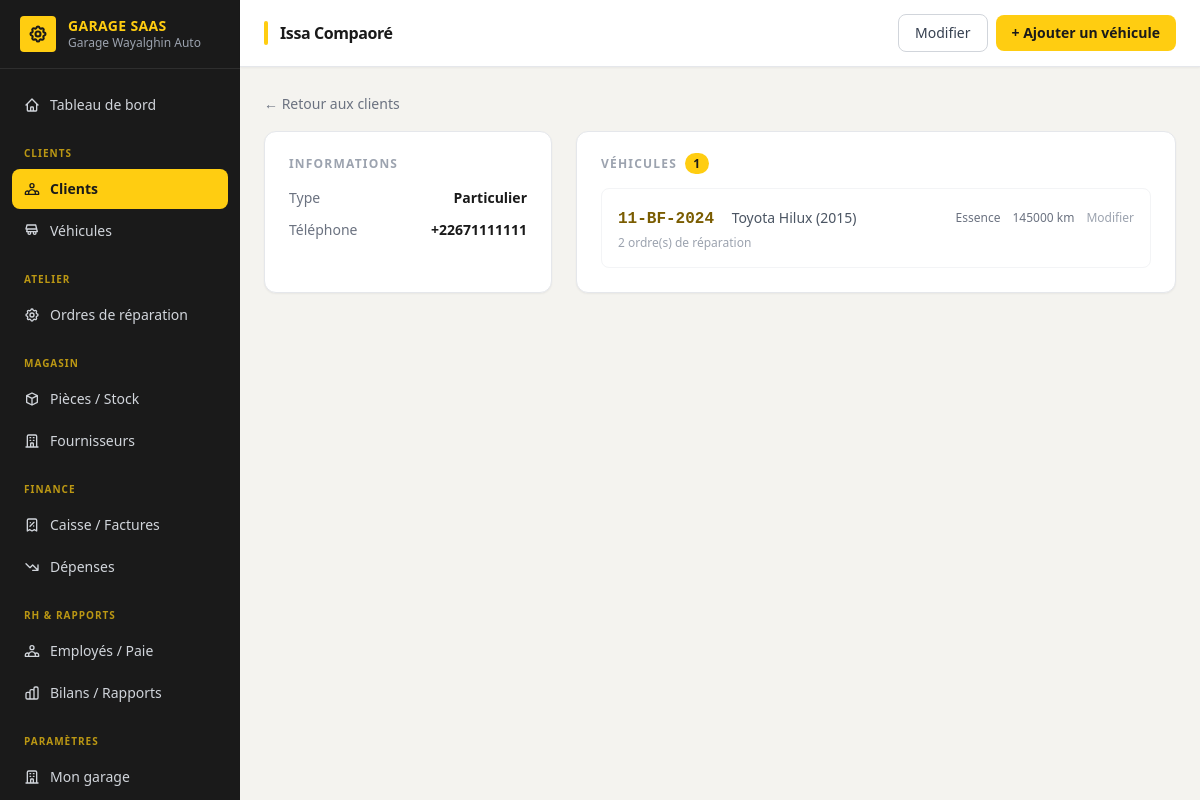
Page /clients/1/ (signed in) on the committed database.
### accounts/models.py (models this page shows, shortened)
class User(AbstractUser):
    ROLE_ADMIN = "admin"
    ROLE_RECEPTION = "reception"
    ROLE_MECHANIC = "mechanic"
    ROLE_CASHIER = "cashier"
    ROLE_STOREKEEPER = "storekeeper"
    ROLE_CHOICES = [
        (ROLE_ADMIN, "Administrateur garage"),
        (ROLE_RECEPTION, "Réceptionniste"),
        (ROLE_MECHANIC, "Mécanicien"),
        (ROLE_CASHIER, "Caissier"),
        (ROLE_STOREKEEPER, "Magasinier"),
    ]
    garage = models.ForeignKey(
        "tenants.Garage",
        on_delete=models.CASCADE,
        related_name="users",
        null=True,
        blank=True,
        help_text="Vide pour le staff plateforme (superuser).",
    )
    role = models.CharField(max_length=20, choices=ROLE_CHOICES, blank=True)
    phone = models.CharField(max_length=30, blank=True)
    @property
    def is_garage_admin(self):
        return self.role == self.ROLE_ADMIN

### tenants/models.py (models this page shows, shortened)
class Garage(TimeStampedModel):
    PLAN_CHOICES = [
        ("starter", "Starter"),
        ("pro", "Pro"),
        ("business", "Business"),
    ]
    name = models.CharField("Nom du garage", max_length=150)
    slug = models.SlugField(max_length=160, unique=True, blank=True)
    city = models.CharField("Ville", max_length=100, blank=True)
    phone = models.CharField("Téléphone", max_length=30, blank=True)
    whatsapp_number = models.CharField("Numéro WhatsApp", max_length=30, blank=True)
    email = models.EmailField(blank=True)
    address = models.CharField(max_length=255, blank=True)
    plan = models.CharField(max_length=20, choices=PLAN_CHOICES, default="starter")
    is_active = models.BooleanField(default=True)
    trial_ends_at = models.DateField(null=True, blank=True)
    logo = models.ImageField(
        "Logo",
        upload_to="garages/logos/",
        null=True,
        blank=True,
        help_text="Logo affiché dans l'interface du garage.",
    )
    faest_supplier_enabled = models.BooleanField(
        "Approvisionnement FAEST activé",
        default=False,
        help_text="Permet à ce garage de commander des pièces directement via FAEST depuis la plateforme.",
    )
    class Meta:
        verbose_name = "Garage"
        verbose_name_plural = "Garages"
        ordering = ["name"]

### clients/models.py (models this page shows, shortened)
class Client(TenantModel):
    TYPE_INDIVIDUAL = "individual"
    TYPE_COMPANY = "company"
    TYPE_CHOICES = [
        (TYPE_INDIVIDUAL, "Particulier"),
        (TYPE_COMPANY, "Entreprise"),
    ]
    client_type = models.CharField(max_length=20, choices=TYPE_CHOICES, default=TYPE_INDIVIDUAL)
    full_name = models.CharField("Nom / Raison sociale", max_length=150)
    phone = models.CharField(max_length=30)
    whatsapp_number = models.CharField(max_length=30, blank=True)
    email = models.EmailField(blank=True)
    address = models.CharField(max_length=255, blank=True)
    notes = models.TextField(blank=True)
    class Meta:
        ordering = ["full_name"]

class Vehicle(TenantModel):
    FUEL_CHOICES = [
        ("petrol", "Essence"),
        ("diesel", "Diesel"),
        ("hybrid", "Hybride"),
        ("electric", "Électrique"),
    ]
    client = models.ForeignKey(Client, on_delete=models.CASCADE, related_name="vehicles")
    plate_number = models.CharField("Immatriculation", max_length=30)
    make = models.CharField("Marque", max_length=60)
    model = models.CharField("Modèle", max_length=60)
    year = models.PositiveIntegerField(null=True, blank=True)
    fuel_type = models.CharField(max_length=20, choices=FUEL_CHOICES, default="petrol")
    vin = models.CharField("Numéro de châssis (VIN)", max_length=50, blank=True)
    mileage = models.PositiveIntegerField("Kilométrage actuel", default=0)
    color = models.CharField(max_length=40, blank=True)
    notes = models.TextField(blank=True)
    class Meta:
        ordering = ["plate_number"]
        constraints = [
            models.UniqueConstraint(
                fields=["garage", "plate_number"],
                name="unique_plate_per_garage",
            )
        ]

### clients/views.py (the view)
# urls.py: path('<int:pk>/', views.ClientDetailView.as_view(), name='client_detail'),
class ClientDetailView(GarageRequiredMixin, DetailView):
    model = Client
    template_name = 'clients/client_detail.html'
    context_object_name = 'client'

### core/models.py (called while the page is built)
    def for_garage(self, garage):
        return self.filter(garage=garage)

    def get_queryset(self):
        return TenantQuerySet(self.model, using=self._db)

### core/views.py (called while the page is built)
    def dispatch(self, request, *args, **kwargs):
        if not request.user.is_authenticated:
            return self.handle_no_permission()
        if getattr(request.user, 'garage', None) is None:
            return redirect('dashboard_home')
        return super().dispatch(request, *args, **kwargs)

    @property
    def garage(self):
        return self.request.user.garage

    def get_queryset(self):
        return super().get_queryset().for_garage(self.garage)

### clients/templates/clients/client_detail.html (shortened to what this page needs)
{% extends "dashboard/base.html" %}
{% block page_title %}{{ client.full_name }}{% endblock %}
{% block header_actions %}
  <a href="{% url 'client_update' client.pk %}" class="border border-gray-300 text-gray-700 text-sm px-4 py-2 rounded-lg hover:bg-gray-50 transition-colors font-medium">
    Modifier
  </a>
  <a href="{% url 'vehicle_create_for_client' client.pk %}" class="bg-[#FFCD11] text-[#1A1A1A] text-sm px-4 py-2 rounded-lg hover:bg-[#E6B800] transition-colors font-bold">
    + Ajouter un véhicule
  </a>
{% endblock %}
{% block content %}
<div class="mb-4">
  <a href="{% url 'client_list' %}" class="text-sm text-gray-500 hover:text-[#7A5C00] font-medium">← Retour aux clients</a>
</div>
<div class="grid grid-cols-1 lg:grid-cols-3 gap-6">
  <div class="bg-white rounded-xl shadow-sm border border-gray-200 p-6">
    <h2 class="text-xs font-bold text-gray-400 uppercase tracking-widest mb-4">Informations</h2>
    <dl class="space-y-3 text-sm">
      <div class="flex justify-between">
        <dt class="text-gray-500">Type</dt>
        <dd class="font-semibold text-[#1A1A1A]">{{ client.get_client_type_display }}</dd>
      </div>
      <div class="flex justify-between">
        <dt class="text-gray-500">Téléphone</dt>
        <dd class="font-semibold text-[#1A1A1A]">{{ client.phone }}</dd>
      </div>
    </dl>
  </div>
  <div class="lg:col-span-2 bg-white rounded-xl shadow-sm border border-gray-200 p-6">
    <div class="flex items-center justify-between mb-4">
      <h2 class="text-xs font-bold text-gray-400 uppercase tracking-widest">
        Véhicules
        <span class="ml-1 bg-[#FFCD11] text-[#1A1A1A] text-xs px-2 py-0.5 rounded-full font-black">{{ client.vehicles.count }}</span>
      </h2>
    </div>
    {% if client.vehicles.exists %}
    <div class="space-y-3">
      {% for vehicle in client.vehicles.all %}
      <div class="border border-gray-100 rounded-lg p-4 hover:border-[#FFCD11] hover:bg-[#FFFBE0] transition-colors">
        <div class="flex items-center justify-between">
          <div>
            <a href="{% url 'vehicle_detail' vehicle.pk %}" class="font-bold text-[#7A5C00] hover:underline font-mono">
              {{ vehicle.plate_number }}
            </a>
            <span class="text-gray-600 ml-2 text-sm">{{ vehicle.make }} {{ vehicle.model }}{% if vehicle.year %} ({{ vehicle.year }}){% endif %}</span>
          </div>
          <div class="flex items-center gap-3 text-xs text-gray-500">
            <span>{{ vehicle.get_fuel_type_display }}</span>
            <span>{{ vehicle.mileage|default:0 }} km</span>
            <a href="{% url 'vehicle_update' vehicle.pk %}" class="text-gray-400 hover:text-[#7A5C00] font-medium">Modifier</a>
          </div>
        </div>
        {% if vehicle.repair_orders.exists %}
        <p class="text-xs text-gray-400 mt-1">{{ vehicle.repair_orders.count }} ordre(s) de réparation</p>
        {% endif %}
      </div>
      {% endfor %}
    </div>
    {% else %}
    <p class="text-sm text-gray-400">Aucun véhicule enregistré pour ce client.</p>
    {% endif %}
  </div>
</div>
{% endblock %}

### dashboard/templates/dashboard/base.html (shortened to what this page needs)
<!DOCTYPE html>
<html lang="fr">
<head>
  <script src="https://cdn.tailwindcss.com"></script>
</head>
<body class="bg-[#F4F3EF] text-gray-900 min-h-screen flex">
  <aside class="w-60 bg-[#1A1A1A] text-white flex-shrink-0 flex flex-col fixed h-full z-10 overflow-y-auto">
    <div class="px-5 py-4 border-b border-[#2E2E2E] flex items-center gap-3 flex-shrink-0">
      {% if user.garage and user.garage.logo %}
        <img src="{{ user.garage.logo.url }}" alt="Logo"
             class="h-9 w-9 object-contain rounded bg-white p-0.5 flex-shrink-0">
      {% else %}
        <div class="h-9 w-9 rounded bg-[#FFCD11] flex items-center justify-center flex-shrink-0">
        </div>
      {% endif %}
      <div class="min-w-0">
        <div class="font-bold text-sm leading-tight text-[#FFCD11] tracking-wide">GARAGE SAAS</div>
        {% if user.garage %}
        <div class="text-gray-400 text-xs truncate">{{ user.garage.name }}</div>
        {% else %}
        <div class="text-gray-500 text-xs">Plateforme</div>
        {% endif %}
      </div>
    </div>
    <nav class="flex-1 px-3 py-4 space-y-0.5 text-sm">
      {% with n=request.resolver_match.url_name %}
      <a href="{% url 'dashboard_home' %}"
         class="flex items-center gap-2.5 px-3 py-2.5 rounded-lg transition-colors font-medium
                {% if n == 'dashboard_home' %}bg-[#FFCD11] text-[#1A1A1A]{% else %}text-gray-300 hover:bg-[#2A2A2A] hover:text-white{% endif %}">
        Tableau de bord
      </a>
      <div class="pt-4 pb-1 px-3 text-[10px] text-[#FFCD11] uppercase tracking-widest font-bold opacity-70">Clients</div>
      <a href="{% url 'client_list' %}"
         class="flex items-center gap-2.5 px-3 py-2.5 rounded-lg transition-colors
                {% if 'client' in n and 'vehicle' not in n %}bg-[#FFCD11] text-[#1A1A1A] font-semibold{% else %}text-gray-300 hover:bg-[#2A2A2A] hover:text-white{% endif %}">
        Clients
      </a>
      <a href="{% url 'vehicle_list' %}"
         class="flex items-center gap-2.5 px-3 py-2.5 rounded-lg transition-colors
                {% if 'vehicle' in n %}bg-[#FFCD11] text-[#1A1A1A] font-semibold{% else %}text-gray-300 hover:bg-[#2A2A2A] hover:text-white{% endif %}">
        <svg xmlns="http://www.w3.org/2000/svg" class="h-4 w-4 flex-shrink-0" fill="none" viewBox="0 0 24 24" stroke="currentColor" stroke-width="2">
          <path stroke-linecap="round" stroke-linejoin="round" d="M8 17a2 2 0 100-4 2 2 0 000 4zm8 0a2 2 0 100-4 2 2 0 000 4zM3 9l1.5-6h13L19 9m0 0H5m14 0l1 4H4l1-4" />
        </svg>
        Véhicules
      </a>
      <div class="pt-4 pb-1 px-3 text-[10px] text-[#FFCD11] uppercase tracking-widest font-bold opacity-70">Atelier</div>
      <a href="{% url 'order_list' %}"
         class="flex items-center gap-2.5 px-3 py-2.5 rounded-lg transition-colors
                {% if 'order' in n or 'task' in n or 'part_' in n %}bg-[#FFCD11] text-[#1A1A1A] font-semibold{% else %}text-gray-300 hover:bg-[#2A2A2A] hover:text-white{% endif %}">
        Ordres de réparation
      </a>
      <div class="pt-4 pb-1 px-3 text-[10px] text-[#FFCD11] uppercase tracking-widest font-bold opacity-70">Magasin</div>
      <a href="{% url 'part_list' %}"
         class="flex items-center gap-2.5 px-3 py-2.5 rounded-lg transition-colors
                {% if 'part' in n and 'order' not in n %}bg-[#FFCD11] text-[#1A1A1A] font-semibold{% else %}text-gray-300 hover:bg-[#2A2A2A] hover:text-white{% endif %}">
        <svg xmlns="http://www.w3.org/2000/svg" class="h-4 w-4 flex-shrink-0" fill="none" viewBox="0 0 24 24" stroke="currentColor" stroke-width="2">
          <path stroke-linecap="round" stroke-linejoin="round" d="M20 7l-8-4-8 4m16 0l-8 4m8-4v10l-8 4m0-10L4 7m8 4v10M4 7v10l8 4" />
        </svg>
        Pièces / Stock
      </a>
      <a href="{% url 'supplier_list' %}"
         class="flex items-center gap-2.5 px-3 py-2.5 rounded-lg transition-colors
                {% if 'supplier' in n %}bg-[#FFCD11] text-[#1A1A1A] font-semibold{% else %}text-gray-300 hover:bg-[#2A2A2A] hover:text-white{% endif %}">
        Fournisseurs
      </a>
      <div class="pt-4 pb-1 px-3 text-[10px] text-[#FFCD11] uppercase tracking-widest font-bold opacity-70">Finance</div>
      <a href="{% url 'invoice_list' %}"
         class="flex items-center gap-2.5 px-3 py-2.5 rounded-lg transition-colors
                {% if 'invoice' in n or 'payment' in n %}bg-[#FFCD11] text-[#1A1A1A] font-semibold{% else %}text-gray-300 hover:bg-[#2A2A2A] hover:text-white{% endif %}">
        <svg xmlns="http://www.w3.org/2000/svg" class="h-4 w-4 flex-shrink-0" fill="none" viewBox="0 0 24 24" stroke="currentColor" stroke-width="2">
          <path stroke-linecap="round" stroke-linejoin="round" d="M9 14l6-6m-5.5.5h.01m4.99 5h.01M19 21V5a2 2 0 00-2-2H7a2 2 0 00-2 2v16l3.5-2 3.5 2 3.5-2 3.5 2z" />
        </svg>
        Caisse / Factures
      </a>
      <a href="{% url 'expense_list' %}"
         class="flex items-center gap-2.5 px-3 py-2.5 rounded-lg transition-colors
                {% if 'expense' in n %}bg-[#FFCD11] text-[#1A1A1A] font-semibold{% else %}text-gray-300 hover:bg-[#2A2A2A] hover:text-white{% endif %}">
        <svg xmlns="http://www.w3.org/2000/svg" class="h-4 w-4 flex-shrink-0" fill="none" viewBox="0 0 24 24" stroke="currentColor" stroke-width="2">
          <path stroke-linecap="round" stroke-linejoin="round" d="M13 17h8m0 0V9m0 8l-8-8-4 4-6-6" />
        </svg>
        Dépenses
      </a>
      <div class="pt-4 pb-1 px-3 text-[10px] text-[#FFCD11] uppercase tracking-widest font-bold opacity-70">RH &amp; Rapports</div>
      <a href="{% url 'employee_list' %}"
         class="flex items-center gap-2.5 px-3 py-2.5 rounded-lg transition-colors
                {% if 'employee' in n or 'payroll' in n or 'payslip' in n %}bg-[#FFCD11] text-[#1A1A1A] font-semibold{% else %}text-gray-300 hover:bg-[#2A2A2A] hover:text-white{% endif %}">
        Employés / Paie
      </a>
      <a href="{% url 'bilan' %}"
         class="flex items-center gap-2.5 px-3 py-2.5 rounded-lg transition-colors
                {% if n == 'bilan' %}bg-[#FFCD11] text-[#1A1A1A] font-semibold{% else %}text-gray-300 hover:bg-[#2A2A2A] hover:text-white{% endif %}">
        Bilans / Rapports
      </a>
      {% if user.is_garage_admin or user.is_superuser %}
      <div class="pt-4 pb-1 px-3 text-[10px] text-[#FFCD11] uppercase tracking-widest font-bold opacity-70">Paramètres</div>
      {% if user.is_garage_admin %}
      <a href="{% url 'garage_settings' %}"
         class="flex items-center gap-2.5 px-3 py-2.5 rounded-lg transition-colors
                {% if n == 'garage_settings' %}bg-[#FFCD11] text-[#1A1A1A] font-semibold{% else %}text-gray-300 hover:bg-[#2A2A2A] hover:text-white{% endif %}">
        Mon garage
      </a>
      {% endif %}
      {% endif %}
      {% endwith %}
    </nav>
  </aside>
  <div class="ml-60 flex-1 flex flex-col min-h-screen">
    <header class="bg-white border-b border-gray-200 px-6 py-3.5 flex items-center justify-between sticky top-0 z-10 shadow-sm">
      <div class="flex items-center gap-3">
        <div class="w-1 h-6 bg-[#FFCD11] rounded-full"></div>
        <h1 class="text-base font-bold text-[#1A1A1A] tracking-tight">{% block page_title %}{% endblock %}</h1>
      </div>
      <div class="flex items-center gap-2">{% block header_actions %}{% endblock %}</div>
    </header>
    <main class="flex-1 p-6">
      {% block content %}{% endblock %}
    </main>
  </div>
</body>
</html>

### rows in the picture
User: garage.name "Garage Wayalghin Auto"
Client: full_name "Issa Compaoré", client_type "Particulier", phone "+22671111111", vehicles.count "1"
Vehicle: plate_number "11-BF-2024", make "Toyota", model "Hilux", year "2015", fuel_type "Essence", mileage "145000", repair_orders.count "2"
